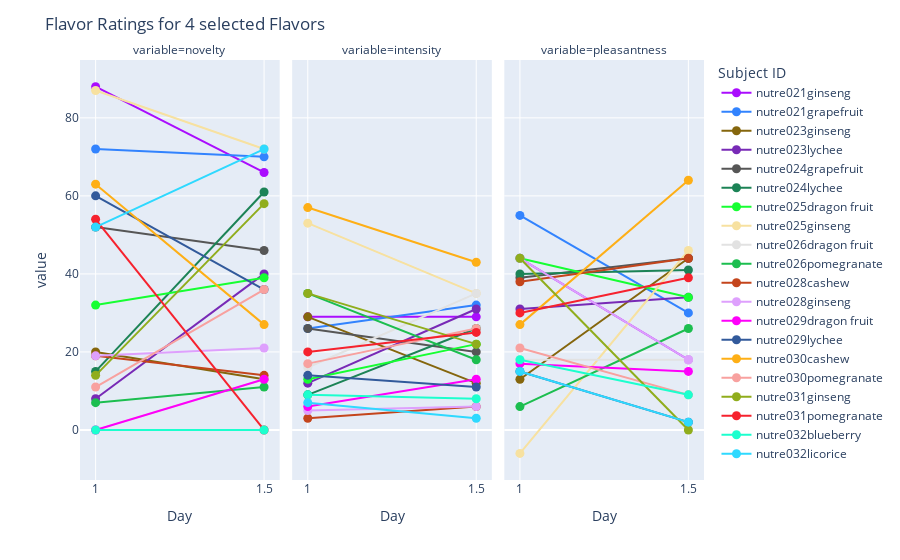

This figure's notebook cell:
### Code cell
ratings_cohort3_mask = ratings_and_calorie_df.cohort_id == 'cohort 3'
ratings_day1_mask =  ratings_and_calorie_df.Day < 2
ratings_day15_mask =  ratings_and_calorie_df.Day == 1.5

df = ratings_and_calorie_df[ratings_cohort3_mask & ratings_day1_mask]

# Get Flavor that where rated two times
user_flavor_list = list(ratings_and_calorie_df[ratings_cohort3_mask & 
                                               ratings_day15_mask][
                    ['User', 'Flavor']].itertuples(index=False, name=None))

def get_4falvors(row, user_flavor_list):
    return (row['User'], row['Flavor']) in user_flavor_list

flavor_filter = df.apply(lambda row: get_4falvors(row, user_flavor_list), axis = 1)

df = df[flavor_filter]

ratings_and_calorie_longdf = df.melt(
                    id_vars = ['User', _v_.group_colName,'shape', _v_.flavorName_colName, 'calorie', 'Day']
)
ratings_and_calorie_longdf = ratings_and_calorie_longdf.dropna(subset = 'shape')
ratings_and_calorie_longdf['User and Flavor'] = ratings_and_calorie_longdf['User'] + ratings_and_calorie_longdf['Flavor']


g = sns.FacetGrid(data=ratings_and_calorie_longdf, col="variable")
g.map_dataframe(sns.barplot, x="Day", y="value", color='grey')
g.fig.suptitle('Mean ratings for 4 selected flavors', va = 'bottom');

g = sns.FacetGrid(data=ratings_and_calorie_longdf, col="variable")
g.map_dataframe(sns.barplot, x="Day", y="value", color='grey')
g.map_dataframe(sns.pointplot, x="Day", y="value", hue = 'User and Flavor')
g.fig.suptitle('Mean ratings for 4 selected flavors', va = 'bottom');

fig = FourflavorRatings_plot(ratings_and_calorie_longdf)
fig.show()
# fig.write_html("C:/Users/Admin/Downloads/allFlavorRatings.html")
